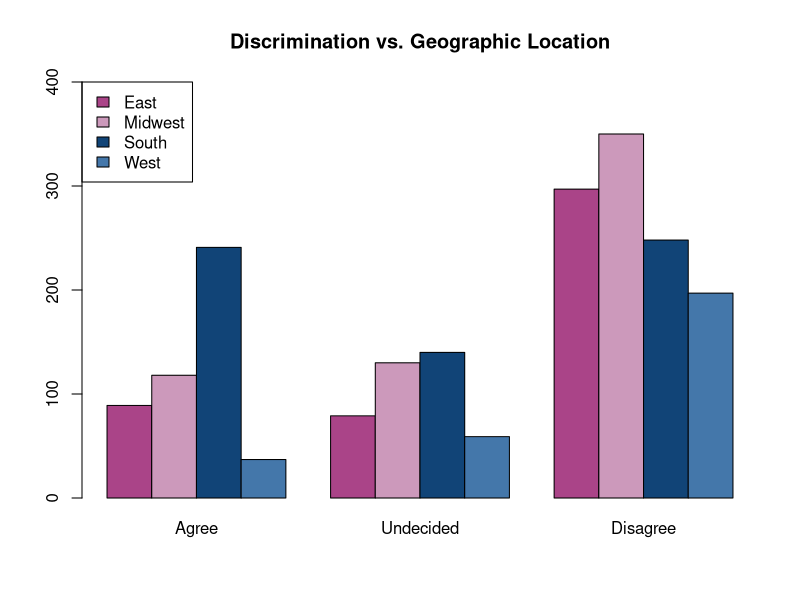

Write R code to recreate this figure.
## ---- chunk 1
discrimination <- matrix(c(89,79,297,118,130,350,241,140,248,37,59,197),nrow = 4,ncol = 3, byrow = T)
colnames(discrimination) <- c("Agree", "Undecided", "Disagree")
rownames(discrimination) <- c("East","Midwest","South","West")
## ---- chunk 2
dis.chi <- chisq.test(discrimination)
dis.chi
## ---- chunk 3
dis.chi$expected > 5
## ---- chunk 4
barplot(discrimination, beside = T, legend.text = T
        , args.legend = list(x = "topleft"), main = "Discrimination vs. Geographic Location", col = c("#AA4488", "#CC99BB", "#114477", "#4477AA"), ylim = c(0,400))
